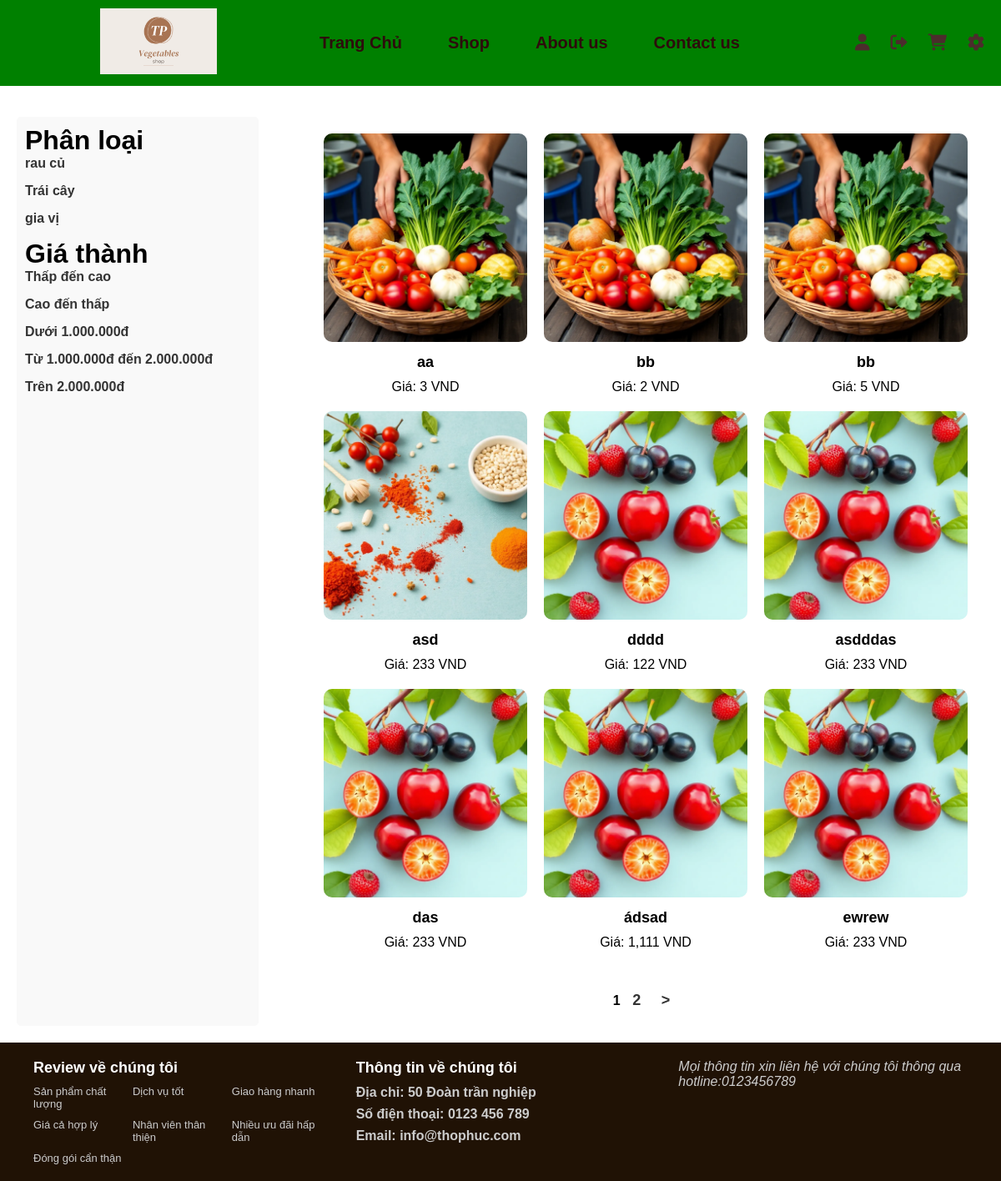
Screenshot of /Trang/shop.php with the database file from the repository.
### tables this page shows
CREATE TABLE `type` (
  `type_id` int(5) NOT NULL,
  `type_name` varchar(50) NOT NULL,
  `type_img` varchar(50) NOT NULL
);

CREATE TABLE `product` (
  `product_id` int(5) NOT NULL,
  `product_name` varchar(50) NOT NULL,
  `price` double NOT NULL,
  `img` varchar(50) NOT NULL,
  `type_id` int(5) NOT NULL,
  `saleoff_id` int(5) NOT NULL
);

### Trang/shop.php (the view, shortened to what this page needs)
<?php
include '../database/connect.php';
include '../Thanhgiaodien/header.php';
$rowsPerPage = 9;
$page = isset($_GET['page']) ? (int)$_GET['page'] : 1;
$offset = ($page - 1) * $rowsPerPage;
$sql_total_products = "SELECT COUNT(*) as total FROM product";
$result_total_products = mysqli_query($conn, $sql_total_products);
$row_total_products = mysqli_fetch_assoc($result_total_products);
$totalProducts = $row_total_products['total'];
$maxPage = ceil($totalProducts / $rowsPerPage);
?>
<!DOCTYPE html>
<html lang="en">
<head>
    <link rel="stylesheet" href="../csspage/shop.css">
</head>
<body>
    <div class="shop">
        <div class="listtype">
            <h1>Phân loại</h1>
            <ul class="type-list">
                <?php
                $sql_type = "SELECT * FROM type";
                $result_type = mysqli_query($conn, $sql_type);
                if (mysqli_num_rows($result_type) > 0) {
                    while ($row = mysqli_fetch_assoc($result_type)) {
                        $type_id = $row['type_id'];
                        $type_name = $row['type_name'];
                        echo "<li><a href='#' data-type-id='{$type_id}' class='filter-type'>{$type_name}</a></li>";
                    }
                }
                ?>
            </ul>
            <h1>Giá thành</h1>
            <ul class="price-list">
                <li><a href="#" data-sort="asc" class="filter-price">Thấp đến cao</a></li>
                <li><a href="#" data-sort="desc" class="filter-price">Cao đến thấp</a></li>
                <li><a href="#" data-filter="below_1000000" class="filter-price">Dưới 1.000.000đ</a></li>
                <li><a href="#" data-filter="1000000_2000000" class="filter-price">Từ 1.000.000đ đến 2.000.000đ</a></li>
                <li><a href="#" data-filter="above_2000000" class="filter-price">Trên 2.000.000đ</a></li>
            </ul>
        </div>
        <div class="dsSanpham">
            <div class="item" id="product-list">
                <?php
                $sql = "SELECT * FROM product LIMIT $offset, $rowsPerPage";
                $result = mysqli_query($conn, $sql);
                if (mysqli_num_rows($result) > 0) {
                    while ($product = mysqli_fetch_assoc($result)) {
                        $product_name = $product['product_name'];
                        $price = number_format($product['price']);
                        $img = $product['img'];
                        echo "
            <div class='image'>
                <img src='../anh/{$img}' alt='{$product_name}'>
                <div class='text'>
                    <p class='name'>{$product_name}</p>
                    <p class='price'>Giá: {$price} VND</p>
                </div>
            </div>";
                    }
                }
                ?>
            </div>
            <div class="page">
                <?php
                echo '<div style="text-align: center; margin-top: 20px;">';
                for ($i = 1; $i <= $maxPage; $i++) {
                    if ($i == $page) {
                        echo '<b class="pagination-border"> ' . $i . '</b> ';
                    } else {
                        echo "<a class='pagination-border' href=" . $_SERVER['PHP_SELF'] . "?page=" . $i . ">" . $i . "</a> ";
                    }
                }
                if ($page < $maxPage) {
                    echo "<a class='pagination-border' href=" . $_SERVER['PHP_SELF'] . "?page=" . ($page + 1) . ">></a>";
                }
                echo '</div>';
                ?>
            </div>
        </div>
    </div>
</body>
<?php include '../Thanhgiaodien/footer.php'; ?>
</html>

### csspage/header.css (style rules this page uses)
* { margin: 0; padding: 0; box-sizing: border-box; }
body { background-color: rgb(255, 255, 255); }

### csspage/shop.css (style rules this page uses)
* { margin: 0; padding: 0; box-sizing: border-box; }
body, html { font-family: Arial, sans-serif; height: 100%; margin-top: 60px; }
.shop { display: flex; justify-content: space-between; padding: 20px; }
.listtype { width: 25%; background-color: #f9f9f9; padding: 10px; border-radius: 5px; }
.listtype li { list-style: none; margin-bottom: 15px; }
.listtype a { text-decoration: none; color: #333; font-size: 16px; font-weight: bold; transition: color 0.3s; }
.dsSanpham { width: 70%; padding: 20px; }
.item { display: grid; grid-template-columns: repeat(3, 1fr); gap: 20px; }
.image img { width: 100%; height: 250px; object-fit: cover; border-radius: 10px; }
.text { text-align: center; }
.name { font-size: 18px; font-weight: bold; margin: 10px 0; }
.page { display: flex; justify-content: center; margin-top: 20px; list-style: none; padding: 0; }
.page a { text-decoration: none; color: #333; font-size: 18px; font-weight: bold; padding: 10px; border-radius: 5px; transition: background-color 0.3s; }
.dsSanpham .page { margin-top: 30px; text-align: center; width: 100%; }

### csspage/footer.css (style rules this page uses)
* { margin: 0; padding: 0; box-sizing: border-box; }
body { font-family: Arial, sans-serif; display: flex; flex-direction: column; min-height: 100vh; }

### rows the page displays
type: type_name "rau củ"
type: type_name "Trái cây"
type: type_name "gia vị"
product: img (picture), product_name "aa", price "3"
product: img (picture), product_name "bb", price "2"
product: img (picture), product_name "bb", price "5"
product: img (picture), product_name "asd", price "233"
product: img (picture), product_name "dddd", price "122"
product: img (picture), product_name "asdddas", price "233"
product: img (picture), product_name "das", price "233"
product: img (picture), product_name "ádsad", price "1,111"
product: img (picture), product_name "ewrew", price "233"
